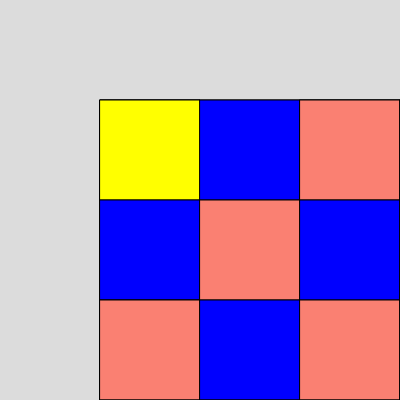
Frame 1 (no input)
Frame 60 (no input): identical to frame 1, image omitted
Frame 120 (the mouse pressed at the canvas centre since frame 60): identical to frame 1, image omitted

The p5.js sketch that drew this single still picture (run headless with seeded random() and noise() and a simulated clock; from frame 60 on, the mouse is pressed at the canvas centre):

// p5.js sketch
// ── sketch.js
// this is a sketch intended 
// to simulate a specific quilt pattern
// --> https://www.internationalquiltmuseum.org/exhibition/amish-quilts

function setup() {
  createCanvas(400, 400);
}

function draw() {
  background(220);
  
  translate(100,100);
rect(0,0,1000,1000);
angleMode(87);

 for (let x = 0; x < 10; x++){
    for (let y = 0; y < 10; y++){ 

      if ((y + x) % 2 == 0){
        push();
        translate(x * 100, y * 100);
        fill("salmon");
        rect(0,0,100,100);

        translate(x * 100, y * 100);
        fill("yellow");
        rect(0,0,100,100);
        pop();

      }else{ 

        push();
        translate(x * 100, y * 100);
        fill("blue"); 
        rect(0,0,100,100);

        translate(x * 100, y * 100);
        fill("brown");
        rect(0,0,100,100);

        pop();

      }
    }
  }
}
